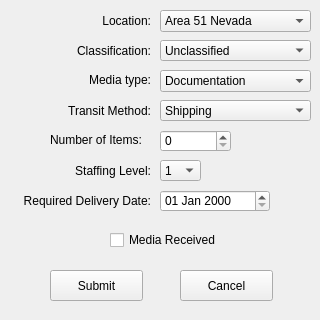
<?xml version="1.0" encoding="UTF-8"?>
<ui version="4.0">
 <class>frmEditDelivery</class>
 <widget class="QWidget" name="frmEditDelivery">
  <property name="windowModality">
   <enum>Qt::WindowModal</enum>
  </property>
  <property name="geometry">
   <rect>
    <x>0</x>
    <y>0</y>
    <width>320</width>
    <height>320</height>
   </rect>
  </property>
  <property name="windowTitle">
   <string>Form</string>
  </property>
  <widget class="QCheckBox" name="chkMediaReceived">
   <property name="geometry">
    <rect>
     <x>110</x>
     <y>230</y>
     <width>121</width>
     <height>20</height>
    </rect>
   </property>
   <property name="text">
    <string>Media Received</string>
   </property>
  </widget>
  <widget class="QLabel" name="lblMediaType">
   <property name="geometry">
    <rect>
     <x>80</x>
     <y>70</y>
     <width>71</width>
     <height>20</height>
    </rect>
   </property>
   <property name="text">
    <string>Media type:</string>
   </property>
   <property name="alignment">
    <set>Qt::AlignRight|Qt::AlignTrailing|Qt::AlignVCenter</set>
   </property>
  </widget>
  <widget class="QLabel" name="lblStaffing">
   <property name="geometry">
    <rect>
     <x>70</x>
     <y>160</y>
     <width>81</width>
     <height>21</height>
    </rect>
   </property>
   <property name="text">
    <string>Staffing Level:</string>
   </property>
   <property name="alignment">
    <set>Qt::AlignRight|Qt::AlignTrailing|Qt::AlignVCenter</set>
   </property>
  </widget>
  <widget class="QLabel" name="lblLocation">
   <property name="geometry">
    <rect>
     <x>70</x>
     <y>10</y>
     <width>81</width>
     <height>21</height>
    </rect>
   </property>
   <property name="text">
    <string>Location:</string>
   </property>
   <property name="alignment">
    <set>Qt::AlignRight|Qt::AlignTrailing|Qt::AlignVCenter</set>
   </property>
  </widget>
  <widget class="QPushButton" name="btnSubmit">
   <property name="geometry">
    <rect>
     <x>50</x>
     <y>270</y>
     <width>93</width>
     <height>31</height>
    </rect>
   </property>
   <property name="text">
    <string>Submit</string>
   </property>
  </widget>
  <widget class="QComboBox" name="cboShipping">
   <property name="geometry">
    <rect>
     <x>160</x>
     <y>100</y>
     <width>151</width>
     <height>21</height>
    </rect>
   </property>
   <item>
    <property name="text">
     <string>Shipping</string>
    </property>
   </item>
   <item>
    <property name="text">
     <string>Hand-carried</string>
    </property>
   </item>
  </widget>
  <widget class="QSpinBox" name="spnNumberObjects">
   <property name="geometry">
    <rect>
     <x>160</x>
     <y>130</y>
     <width>71</width>
     <height>22</height>
    </rect>
   </property>
   <property name="maximum">
    <number>50000</number>
   </property>
  </widget>
  <widget class="QComboBox" name="cboLocation">
   <property name="geometry">
    <rect>
     <x>160</x>
     <y>10</y>
     <width>151</width>
     <height>22</height>
    </rect>
   </property>
   <item>
    <property name="text">
     <string>Area 51 Nevada</string>
    </property>
   </item>
   <item>
    <property name="text">
     <string>King's Bay Georgia</string>
    </property>
   </item>
   <item>
    <property name="text">
     <string>Great Lakes Illinois</string>
    </property>
   </item>
   <item>
    <property name="text">
     <string>Pensacola Florida</string>
    </property>
   </item>
   <item>
    <property name="text">
     <string>Bremerton Washington</string>
    </property>
   </item>
   <item>
    <property name="text">
     <string>New London Connecticut</string>
    </property>
   </item>
   <item>
    <property name="text">
     <string>Rota Spain</string>
    </property>
   </item>
  </widget>
  <widget class="QLabel" name="lblClassification">
   <property name="geometry">
    <rect>
     <x>70</x>
     <y>40</y>
     <width>81</width>
     <height>21</height>
    </rect>
   </property>
   <property name="layoutDirection">
    <enum>Qt::LeftToRight</enum>
   </property>
   <property name="text">
    <string>Classification:</string>
   </property>
   <property name="alignment">
    <set>Qt::AlignRight|Qt::AlignTrailing|Qt::AlignVCenter</set>
   </property>
  </widget>
  <widget class="QDateEdit" name="dteDeliveryDate">
   <property name="geometry">
    <rect>
     <x>160</x>
     <y>190</y>
     <width>110</width>
     <height>22</height>
    </rect>
   </property>
   <property name="displayFormat">
    <string>dd MMM yyyy</string>
   </property>
  </widget>
  <widget class="QComboBox" name="cboStaffing">
   <property name="geometry">
    <rect>
     <x>160</x>
     <y>160</y>
     <width>41</width>
     <height>21</height>
    </rect>
   </property>
   <item>
    <property name="text">
     <string>1</string>
    </property>
   </item>
   <item>
    <property name="text">
     <string>2</string>
    </property>
   </item>
   <item>
    <property name="text">
     <string>3</string>
    </property>
   </item>
  </widget>
  <widget class="QComboBox" name="cboMediaType">
   <property name="geometry">
    <rect>
     <x>160</x>
     <y>70</y>
     <width>151</width>
     <height>22</height>
    </rect>
   </property>
   <item>
    <property name="text">
     <string>Documentation</string>
    </property>
   </item>
   <item>
    <property name="text">
     <string>Software</string>
    </property>
   </item>
   <item>
    <property name="text">
     <string>Hardware</string>
    </property>
   </item>
  </widget>
  <widget class="QComboBox" name="cboClassification">
   <property name="geometry">
    <rect>
     <x>160</x>
     <y>40</y>
     <width>151</width>
     <height>21</height>
    </rect>
   </property>
   <item>
    <property name="text">
     <string>Unclassified</string>
    </property>
   </item>
   <item>
    <property name="text">
     <string>Confidential</string>
    </property>
   </item>
   <item>
    <property name="text">
     <string>Secret</string>
    </property>
   </item>
  </widget>
  <widget class="QPushButton" name="btnCancel">
   <property name="geometry">
    <rect>
     <x>180</x>
     <y>270</y>
     <width>93</width>
     <height>31</height>
    </rect>
   </property>
   <property name="text">
    <string>Cancel</string>
   </property>
  </widget>
  <widget class="QLabel" name="lblShipping">
   <property name="geometry">
    <rect>
     <x>60</x>
     <y>100</y>
     <width>91</width>
     <height>21</height>
    </rect>
   </property>
   <property name="text">
    <string>Transit Method:</string>
   </property>
   <property name="alignment">
    <set>Qt::AlignRight|Qt::AlignTrailing|Qt::AlignVCenter</set>
   </property>
  </widget>
  <widget class="QLabel" name="lblDeliveryDate">
   <property name="geometry">
    <rect>
     <x>10</x>
     <y>190</y>
     <width>141</width>
     <height>21</height>
    </rect>
   </property>
   <property name="text">
    <string>Required Delivery Date:</string>
   </property>
   <property name="alignment">
    <set>Qt::AlignRight|Qt::AlignTrailing|Qt::AlignVCenter</set>
   </property>
  </widget>
  <widget class="QLabel" name="lblNumberItems">
   <property name="geometry">
    <rect>
     <x>50</x>
     <y>130</y>
     <width>101</width>
     <height>20</height>
    </rect>
   </property>
   <property name="text">
    <string>Number of Items:</string>
   </property>
  </widget>
 </widget>
 <tabstops>
  <tabstop>cboLocation</tabstop>
  <tabstop>cboClassification</tabstop>
  <tabstop>cboMediaType</tabstop>
  <tabstop>cboShipping</tabstop>
  <tabstop>spnNumberObjects</tabstop>
  <tabstop>cboStaffing</tabstop>
  <tabstop>dteDeliveryDate</tabstop>
  <tabstop>chkMediaReceived</tabstop>
  <tabstop>btnSubmit</tabstop>
  <tabstop>btnCancel</tabstop>
 </tabstops>
 <resources/>
 <connections/>
</ui>
